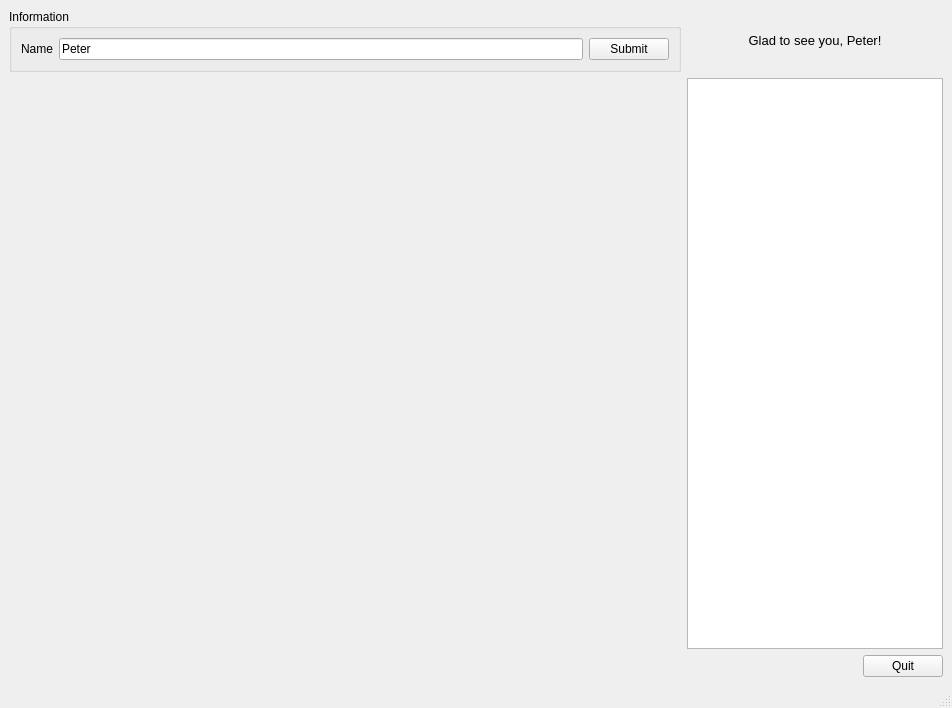
<?xml version="1.0" encoding="UTF-8"?>
<ui version="4.0">
 <class>MainWindow</class>
 <widget class="QMainWindow" name="MainWindow">
  <property name="geometry">
   <rect>
    <x>0</x>
    <y>0</y>
    <width>952</width>
    <height>708</height>
   </rect>
  </property>
  <property name="windowTitle">
   <string>MainWindow</string>
  </property>
  <widget class="QWidget" name="centralwidget">
   <layout class="QGridLayout" name="gridLayout">
    <item row="1" column="0">
     <widget class="QWidget" name="mplwindow" native="true">
      <property name="sizePolicy">
       <sizepolicy hsizetype="Expanding" vsizetype="Preferred">
        <horstretch>0</horstretch>
        <verstretch>0</verstretch>
       </sizepolicy>
      </property>
      <property name="minimumSize">
       <size>
        <width>0</width>
        <height>0</height>
       </size>
      </property>
      <property name="cursor">
       <cursorShape>ArrowCursor</cursorShape>
      </property>
      <layout class="QVBoxLayout" name="mplvl"/>
     </widget>
    </item>
    <item row="0" column="0">
     <widget class="QGroupBox" name="infoBox">
      <property name="title">
       <string>Information</string>
      </property>
      <layout class="QHBoxLayout" name="infoLayout">
       <item>
        <widget class="QLabel" name="nameLabel">
         <property name="text">
          <string>Name</string>
         </property>
        </widget>
       </item>
       <item>
        <widget class="QLineEdit" name="nameEdit">
         <property name="text">
          <string>Peter</string>
         </property>
        </widget>
       </item>
       <item>
        <widget class="QPushButton" name="nameButton">
         <property name="text">
          <string>Submit</string>
         </property>
        </widget>
       </item>
      </layout>
     </widget>
    </item>
    <item row="1" column="1">
     <widget class="QListWidget" name="mpllist">
      <property name="sizePolicy">
       <sizepolicy hsizetype="Maximum" vsizetype="Expanding">
        <horstretch>0</horstretch>
        <verstretch>0</verstretch>
       </sizepolicy>
      </property>
      <property name="minimumSize">
       <size>
        <width>200</width>
        <height>0</height>
       </size>
      </property>
     </widget>
    </item>
    <item row="0" column="1">
     <widget class="QLabel" name="helloLabel">
      <property name="sizePolicy">
       <sizepolicy hsizetype="Maximum" vsizetype="Preferred">
        <horstretch>0</horstretch>
        <verstretch>0</verstretch>
       </sizepolicy>
      </property>
      <property name="minimumSize">
       <size>
        <width>0</width>
        <height>0</height>
       </size>
      </property>
      <property name="maximumSize">
       <size>
        <width>256</width>
        <height>16777215</height>
       </size>
      </property>
      <property name="frameShape">
       <enum>QFrame::NoFrame</enum>
      </property>
      <property name="text">
       <string>&lt;html&gt;&lt;head/&gt;&lt;body&gt;&lt;p align=&quot;center&quot;&gt;&lt;span style=&quot; font-size:10pt;&quot;&gt;Glad to see you, Peter!&lt;/span&gt;&lt;/p&gt;&lt;/body&gt;&lt;/html&gt;</string>
      </property>
      <property name="alignment">
       <set>Qt::AlignCenter</set>
      </property>
     </widget>
    </item>
    <item row="2" column="1" alignment="Qt::AlignRight">
     <widget class="QPushButton" name="quitButton">
      <property name="sizePolicy">
       <sizepolicy hsizetype="Maximum" vsizetype="Fixed">
        <horstretch>0</horstretch>
        <verstretch>0</verstretch>
       </sizepolicy>
      </property>
      <property name="text">
       <string>Quit</string>
      </property>
     </widget>
    </item>
   </layout>
  </widget>
  <widget class="QMenuBar" name="menubar">
   <property name="geometry">
    <rect>
     <x>0</x>
     <y>0</y>
     <width>952</width>
     <height>26</height>
    </rect>
   </property>
  </widget>
  <widget class="QStatusBar" name="statusbar"/>
 </widget>
 <resources/>
 <connections/>
</ui>
